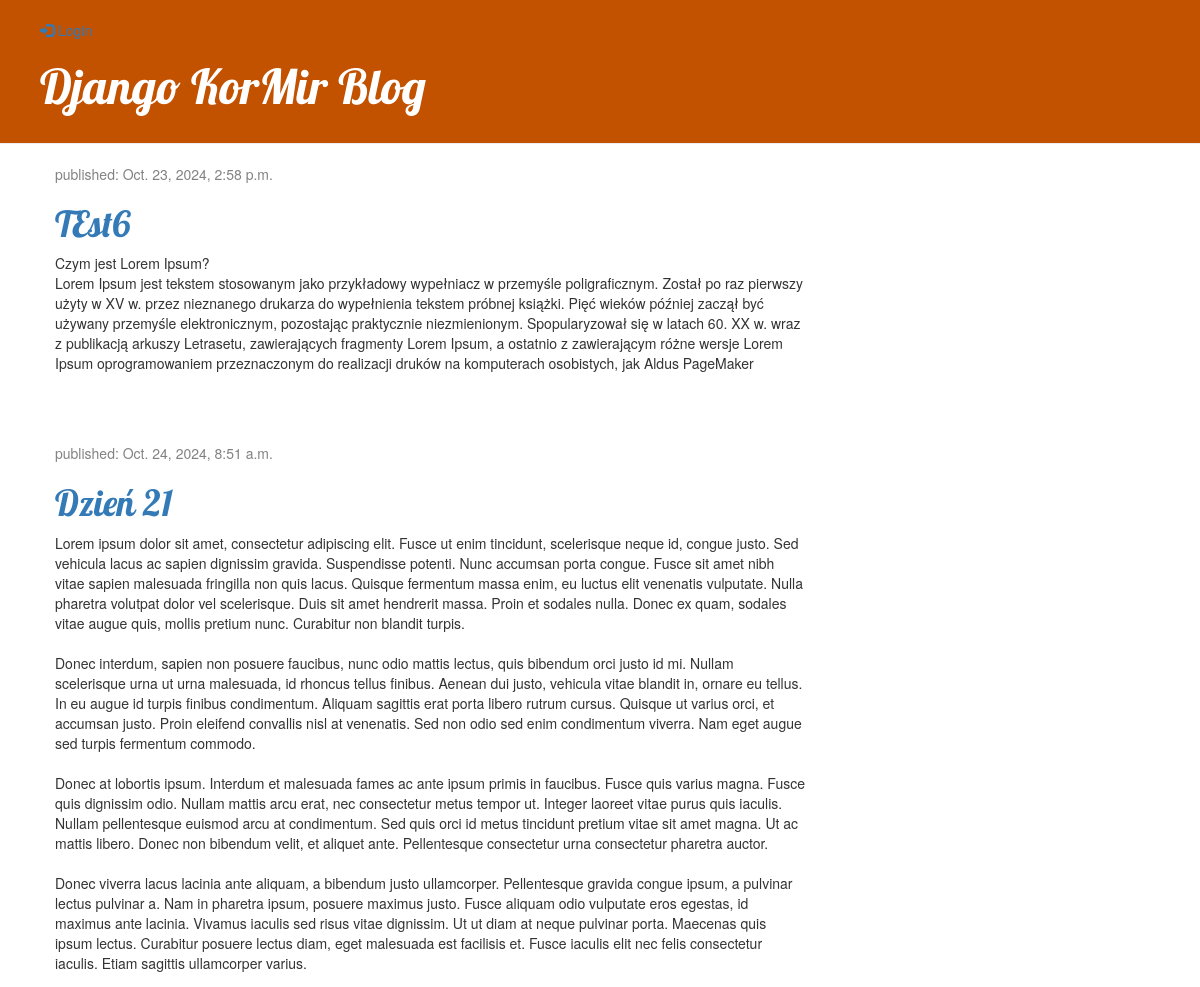
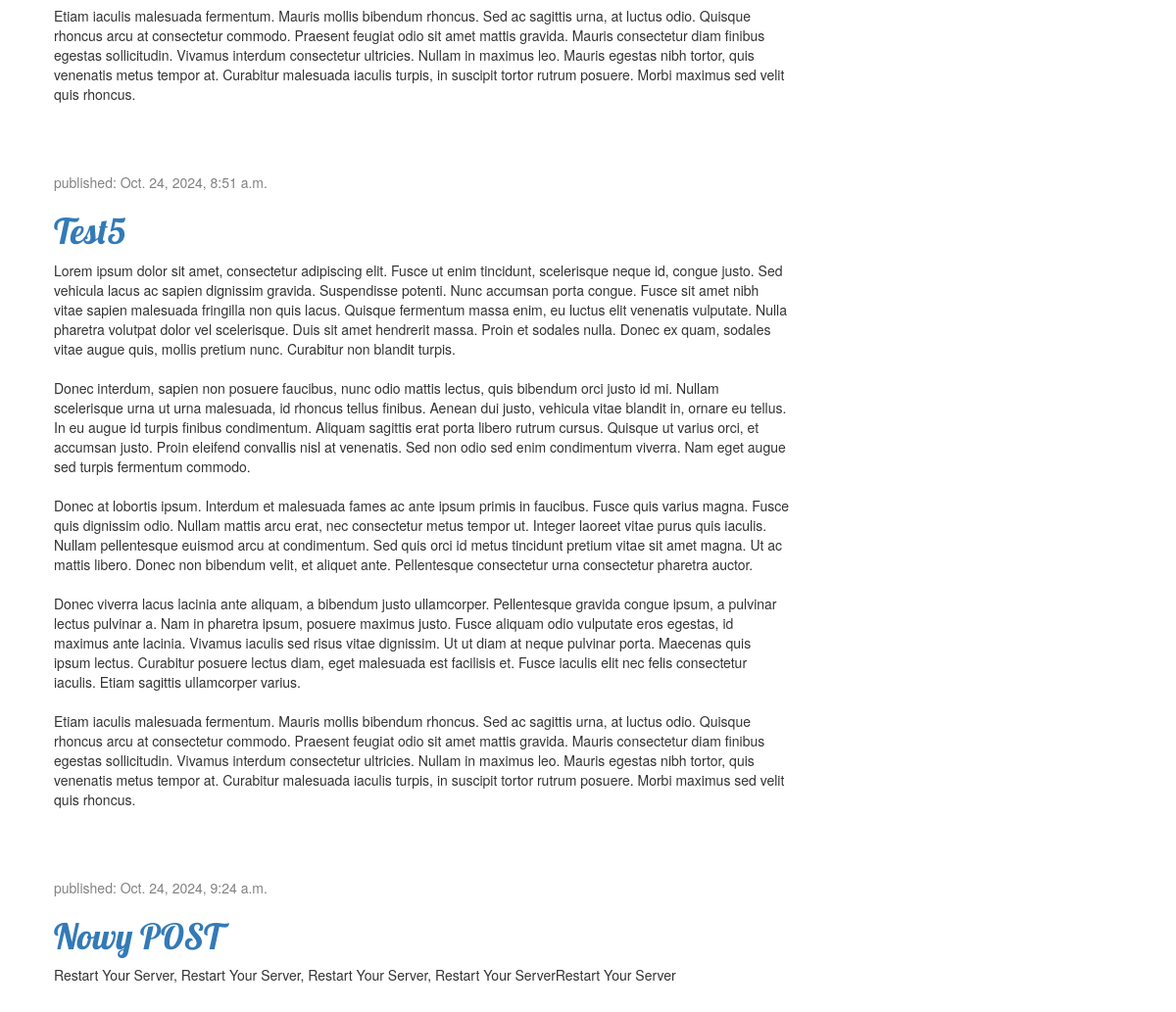
The page / on the database its author committed (2 pictures, top to bottom).
### blog/models.py (models this page shows, shortened)
class Post(models.Model):
    author = models.ForeignKey(settings.AUTH_USER_MODEL, on_delete=models.CASCADE)
    title = models.CharField(max_length=200)
    text = models.TextField()
    created_date = models.DateTimeField(default=timezone.now)
    published_date = models.DateTimeField(blank=True, null=True)

### blog/views.py (the view)
# urls.py: path("", views.post_list, name="post_list"),
def post_list(request):
    posts = Post.objects.filter(published_date__lte=timezone.now()).order_by(
        "published_date"
    )
    return render(request, "blog/post_list.html", {"posts": posts})

### blog/templates/blog/post_list.html (shortened to what this page needs)
<!DOCTYPE html>
{% extends 'blog/base.html' %}
{% load static %}
            {% block content %}
                {% for post in posts %}
                    <div class="post">
                        <div class="date">
                            <p>published: {{ post.published_date }}</p>
                        </div>
                            <h1><a href="{% url 'post_detail' pk=post.pk %}">{{ post.title }}</a></h1>
                        <p>{{ post.text|linebreaksbr }}</p>
                    </div>
                {% endfor %}
            {% endblock %}

### blog/static/css/blog.css (style rules this page uses)
h1, h2, h3, h4 { font-family: 'Lobster', cursive; }
.date { color: #828282; }
.post { margin-bottom: 70px; }

### rows shown on the page
Post: published_date "Oct. 23, 2024, 2:58 p.m.", title "TEst6", text "Czym jest Lorem Ipsum? Lorem Ipsum jest tekstem stosowanym jako przykładowy wypełniacz w przemyśle poligraficznym. Został po raz pierwszy użyty w XV w. przez nieznanego drukarza do wypełnienia tekstem próbnej książki. Pięć wieków później zaczął być używany przemyśle elektronicznym, pozostając praktycznie niezmienionym. Spopularyzował się w latach 60. XX w. wraz z publikacją arkuszy Letrasetu, zawierających fragmenty Lorem Ipsum, a ostatnio z zawierającym różne wersje Lorem Ipsum oprogramowaniem przeznaczonym do realizacji druków na komputerach osobistych, jak Aldus PageMaker"
Post: published_date "Oct. 24, 2024, 8:51 a.m.", title "Dzień 21", text "Lorem ipsum dolor sit amet, consectetur adipiscing elit. Fusce ut enim tincidunt, scelerisque neque id, congue justo. Sed vehicula lacus ac sapien dignissim gravida. Suspendisse potenti. Nunc accumsan porta congue. Fusce sit amet nibh vitae sapien malesuada fringilla non quis lacus. Quisque fermentum massa enim, eu luctus elit venenatis vulputate. Nulla pharetra volutpat dolor vel scelerisque. Duis sit amet hendrerit massa. Proin et sodales nulla. Donec ex quam, sodales vitae augue quis, mollis pretium nunc. Curabitur non blandit turpis. Donec interdum, sapien non posuere faucibus, nunc odio mattis lectus, quis bibendum orci justo id mi. Nullam scelerisque urna ut urna malesuada, id rhoncus…"
Post: published_date "Oct. 24, 2024, 8:51 a.m.", title "Test5", text "Lorem ipsum dolor sit amet, consectetur adipiscing elit. Fusce ut enim tincidunt, scelerisque neque id, congue justo. Sed vehicula lacus ac sapien dignissim gravida. Suspendisse potenti. Nunc accumsan porta congue. Fusce sit amet nibh vitae sapien malesuada fringilla non quis lacus. Quisque fermentum massa enim, eu luctus elit venenatis vulputate. Nulla pharetra volutpat dolor vel scelerisque. Duis sit amet hendrerit massa. Proin et sodales nulla. Donec ex quam, sodales vitae augue quis, mollis pretium nunc. Curabitur non blandit turpis. Donec interdum, sapien non posuere faucibus, nunc odio mattis lectus, quis bibendum orci justo id mi. Nullam scelerisque urna ut urna malesuada, id rhoncus…"
Post: published_date "Oct. 24, 2024, 9:24 a.m.", title "Nowy POST", text "Restart Your Server, Restart Your Server, Restart Your Server, Restart Your ServerRestart Your Server"
